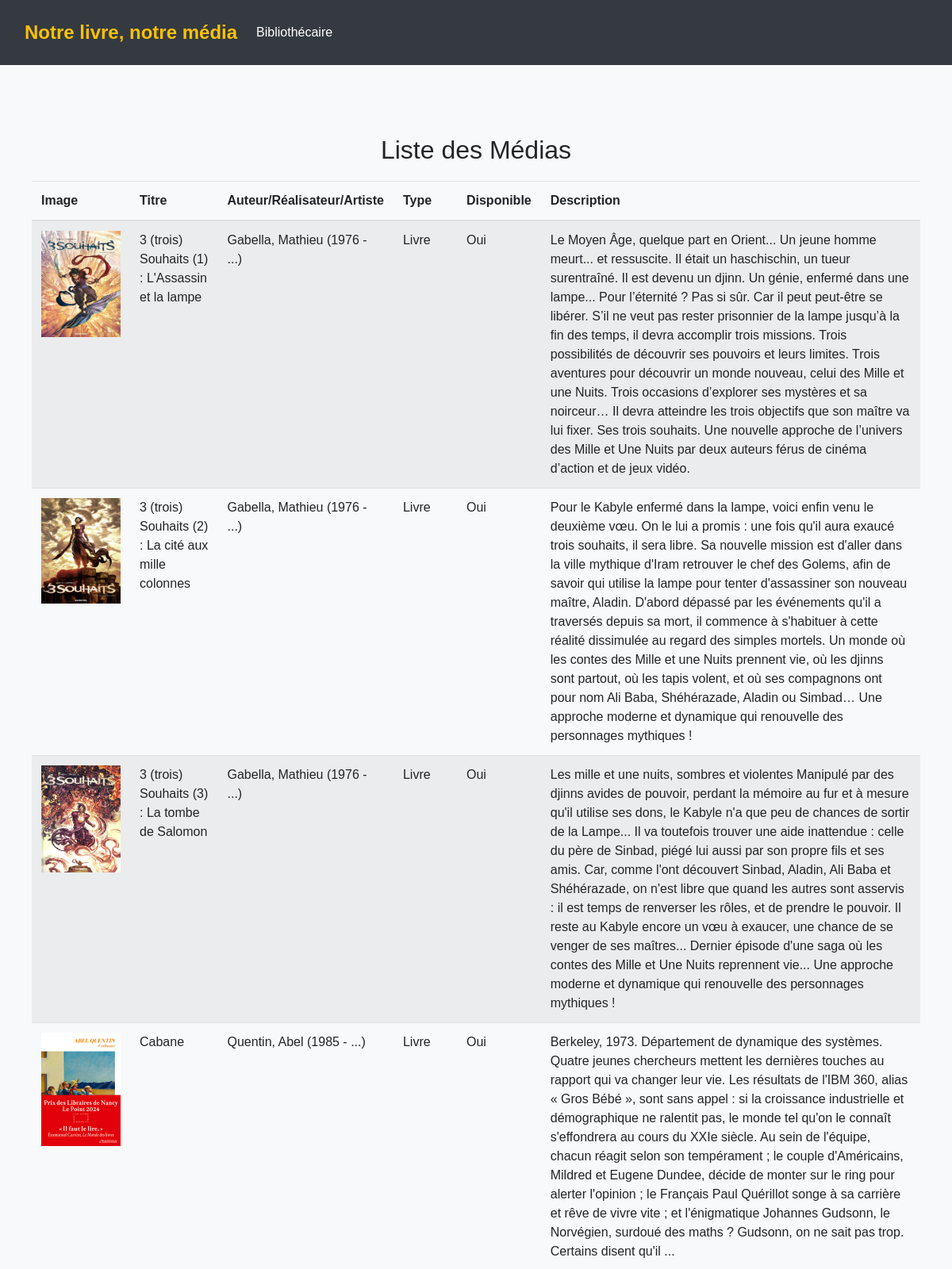
Page /bibliothecaire/accueil/liste_medias/ (upper part) on the committed database.
### bibliothecaire/models.py (models this page shows, shortened)
class Media(models.Model):
    TYPE_CHOICES = [
        ('livre', 'Livre'),
        ('dvd', 'DVD'),
        ('cd', 'CD'),
        ('jeu', 'Jeu de Plateau'),
    ]
    titre = models.CharField(max_length=100)
    auteur_realisateur_artiste = models.CharField(max_length=100)
    type_media = models.CharField(max_length=10, choices=TYPE_CHOICES)
    disponible = models.BooleanField(default=True)
    image = models.ImageField(upload_to='media_images/', blank=True, null=True)
    description = models.TextField(max_length=2000, null=True, default="", blank=True)

### bibliothecaire/views.py (the view)
# urls.py: path('accueil/liste_medias/', views.media_list, name='liste_medias'),
def media_list(request):
    medias = Media.objects.all()
    return render(request, 'liste_medias.html', {'medias': medias})

### bibliothecaire/templates/liste_medias.html
{% extends "base.html" %}
{% load static %}
{% block css_files %}
    <link rel="stylesheet" href="{% static 'liste_medias.css' %}" />
{% endblock %}
{% block content %}
<div class="container mt-5">
    <h2>Liste des Médias</h2>
    <table class="table table-striped">
        <thead>
            <tr>
                <th>Image</th>
                <th>Titre</th>
                <th>Auteur/Réalisateur/Artiste</th>
                <th>Type</th>
                <th>Disponible</th>
                <th>Description</th>
            </tr>
        </thead>
        <tbody>
            {% for media in medias %}
            <tr>
                <td><img src="{{ media.image.url }}" alt="Image de {{ media.titre }}"></td>
                <td>{{ media.titre }}</td>
                <td>{{ media.auteur_realisateur_artiste }}</td>
                <td>{{ media.get_type_media_display }}</td>
                <td>{{ media.disponible|yesno:"Oui,Non" }}</td>
                <td>{{ media.description }}</td>
            </tr>
            {% endfor %}
        </tbody>
    </table>
</div>
{% endblock %}

### static/base.css (style rules this page uses)
body { font-family: Arial, sans-serif; background-color: #f8f9fa; margin: 0; padding: 0; display: grid; grid-template-rows: auto 1fr auto; height: 100%; }

### bibliothecaire/static/liste_medias.css (style rules this page uses)
body { font-family: Arial, sans-serif; background-color: #f8f9fa; margin: 0; padding: 0; }
.container { max-width: 1500px; margin: 0 auto; padding: 20px; }
h2 { font-size: 2rem; font-weight: 300; margin-bottom: 20px; text-align: center; }
.table { width: 100%; margin-bottom: 1rem; color: #212529; border-collapse: collapse; }
.table th, .table td { padding: 0.75rem; vertical-align: top; border-top: 1px solid #dee2e6; }
.table thead th { vertical-align: bottom; border-bottom: 2px solid #dee2e6; }
.table-striped tbody tr:nth-of-type(odd) { background-color: rgba(0, 0, 0, 0.05); }
.table img { max-width: 100px; height: auto; display: block; margin: 0 auto; }

### rows in the picture
Media: image (picture), titre "3 (trois) Souhaits (1) : L'Assassin et la lampe", auteur_realisateur_artiste "Gabella, Mathieu (1976 - ...)", type_media "Livre", disponible "Oui", description "Le Moyen Âge, quelque part en Orient... Un jeune homme meurt... et ressuscite. Il était un haschischin, un tueur surentraîné. Il est devenu un djinn. Un génie, enfermé dans une lampe... Pour l’éternité ? Pas si sûr. Car il peut peut-être se libérer. S’il ne veut pas rester prisonnier de la lampe jusqu’à la fin des temps, il devra accomplir trois missions. Trois possibilités de découvrir ses pouvoirs et leurs limites. Trois aventures pour découvrir un monde nouveau, celui des Mille et une Nuits. Trois occasions d’explorer ses mystères et sa noirceur… Il devra atteindre les trois objectifs que son maître va lui fixer. Ses trois souhaits. Une nouvelle approche de l’univers des Mille et Une…"
Media: image (picture), titre "3 (trois) Souhaits (2) : La cité aux mille colonnes", auteur_realisateur_artiste "Gabella, Mathieu (1976 - ...)", type_media "Livre", disponible "Oui", description "Pour le Kabyle enfermé dans la lampe, voici enfin venu le deuxième vœu. On le lui a promis : une fois qu'il aura exaucé trois souhaits, il sera libre. Sa nouvelle mission est d'aller dans la ville mythique d'Iram retrouver le chef des Golems, afin de savoir qui utilise la lampe pour tenter d'assassiner son nouveau maître, Aladin. D'abord dépassé par les événements qu'il a traversés depuis sa mort, il commence à s'habituer à cette réalité dissimulée au regard des simples mortels. Un monde où les contes des Mille et une Nuits prennent vie, où les djinns sont partout, où les tapis volent, et où ses compagnons ont pour nom Ali Baba, Shéhérazade, Aladin ou Simbad… Une approche moderne et…"
Media: image (picture), titre "3 (trois) Souhaits (3) : La tombe de Salomon", auteur_realisateur_artiste "Gabella, Mathieu (1976 - ...)", type_media "Livre", disponible "Oui", description "Les mille et une nuits, sombres et violentes Manipulé par des djinns avides de pouvoir, perdant la mémoire au fur et à mesure qu'il utilise ses dons, le Kabyle n'a que peu de chances de sortir de la Lampe... Il va toutefois trouver une aide inattendue : celle du père de Sinbad, piégé lui aussi par son propre fils et ses amis. Car, comme l'ont découvert Sinbad, Aladin, Ali Baba et Shéhérazade, on n'est libre que quand les autres sont asservis : il est temps de renverser les rôles, et de prendre le pouvoir. Il reste au Kabyle encore un vœu à exaucer, une chance de se venger de ses maîtres... Dernier épisode d'une saga où les contes des Mille et Une Nuits reprennent vie... Une approche moderne…"
Media: image (picture), titre "Cabane", auteur_realisateur_artiste "Quentin, Abel (1985 - ...)", type_media "Livre", disponible "Oui", description "Berkeley, 1973. Département de dynamique des systèmes. Quatre jeunes chercheurs mettent les dernières touches au rapport qui va changer leur vie. Les résultats de l'IBM 360, alias « Gros Bébé », sont sans appel : si la croissance industrielle et démographique ne ralentit pas, le monde tel qu'on le connaît s'effondrera au cours du XXIe siècle. Au sein de l'équipe, chacun réagit selon son tempérament ; le couple d'Américains, Mildred et Eugene Dundee, décide de monter sur le ring pour alerter l'opinion ; le Français Paul Quérillot songe à sa carrière et rêve de vivre vite ; et l'énigmatique Johannes Gudsonn, le Norvégien, surdoué des maths ? Gudsonn, on ne sait pas trop. Certains disent qu'il…"
